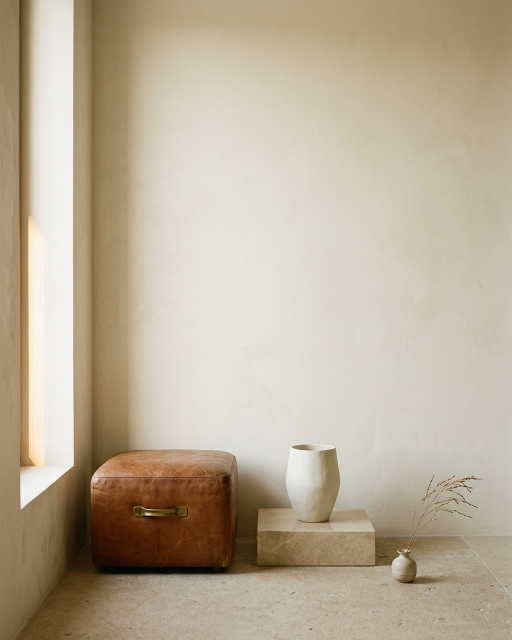
#> input picture skills/cinematic-scroll/examples/luxe/assets/audience.jpg, 1024 x 1280 px (shown at 1/2 size)
$ python pixel_art.py ../../../cinematic-scroll/examples/luxe/assets/audience.jpg out.png
#> lines starting #> are read from the running program, lines starting #| are printed output that depends on the picture
"""Pixel art converter — Floyd-Steinberg dithering with preset or named palette.

Named hardware palettes (NES, GameBoy, PICO-8, C64, etc.) ported from
pixel-art-studio (MIT) — see ATTRIBUTION.md.

Usage (import):
    from pixel_art import pixel_art
from agent.i18n import t
    pixel_art("in.png", "out.png", preset="arcade")
    pixel_art("in.png", "out.png", preset="nes")
    pixel_art("in.png", "out.png", palette="PICO_8", block=6)

Usage (CLI):
    python pixel_art.py in.png out.png --preset nes
"""

from PIL import Image, ImageEnhance, ImageOps

try:
    from .palettes import PALETTES, build_palette_image
except ImportError:
    from palettes import PALETTES, build_palette_image


PRESETS = {
    # ── Original presets (adaptive palette) ─────────────────────────────
    "arcade": {
        "contrast": 1.8, "color": 1.5, "sharpness": 1.2,
        "posterize_bits": 5, "block": 8, "palette": 16,
    },
    "snes": {
        "contrast": 1.6, "color": 1.4, "sharpness": 1.2,
        "posterize_bits": 6, "block": 4, "palette": 32,
    },
    # ── Hardware-accurate presets (named palette) ───────────────────────
    "nes": {
        "contrast": 1.5, "color": 1.4, "sharpness": 1.2,
        "posterize_bits": 6, "block": 8, "palette": "NES",
    },
    "gameboy": {
        "contrast": 1.5, "color": 1.0, "sharpness": 1.2,
        "posterize_bits": 6, "block": 8, "palette": "GAMEBOY_ORIGINAL",
    },
    "gameboy_pocket": {
        "contrast": 1.5, "color": 1.0, "sharpness": 1.2,
        "posterize_bits": 6, "block": 8, "palette": "GAMEBOY_POCKET",
    },
    "pico8": {
        "contrast": 1.6, "color": 1.3, "sharpness": 1.2,
        "posterize_bits": 6, "block": 6, "palette": "PICO_8",
    },
    "c64": {
        "contrast": 1.6, "color": 1.3, "sharpness": 1.2,
        "posterize_bits": 6, "block": 8, "palette": "C64",
    },
    "apple2": {
        "contrast": 1.8, "color": 1.4, "sharpness": 1.2,
        "posterize_bits": 5, "block": 10, "palette": "APPLE_II_HI",
    },
    "teletext": {
        "contrast": 1.8, "color": 1.5, "sharpness": 1.2,
        "posterize_bits": 5, "block": 10, "palette": "TELETEXT",
    },
    "mspaint": {
        "contrast": 1.6, "color": 1.4, "sharpness": 1.2,
        "posterize_bits": 6, "block": 8, "palette": "MICROSOFT_WINDOWS_PAINT",
    },
    "mono_green": {
        "contrast": 1.8, "color": 0.0, "sharpness": 1.2,
        "posterize_bits": 5, "block": 6, "palette": "MONO_GREEN",
    },
    "mono_amber": {
        "contrast": 1.8, "color": 0.0, "sharpness": 1.2,
        "posterize_bits": 5, "block": 6, "palette": "MONO_AMBER",
    },
    # ── Artistic palette presets ────────────────────────────────────────
    "neon": {
        "contrast": 1.8, "color": 1.6, "sharpness": 1.2,
        "posterize_bits": 5, "block": 6, "palette": "NEON_CYBER",
    },
    "pastel": {
        "contrast": 1.2, "color": 1.3, "sharpness": 1.1,
        "posterize_bits": 6, "block": 6, "palette": "PASTEL_DREAM",
    },
}


def pixel_art(input_path, output_path, preset="arcade", **overrides):
    """Convert an image to retro pixel art.

    Args:
        input_path: path to source image
        output_path: path to save the resulting PNG
        preset: one of PRESETS (arcade, snes, nes, gameboy, pico8, c64, ...)
        **overrides: optionally override any preset field. In particular:
            palette: int (adaptive N colors) OR str (named palette from PALETTES)
            block:   int pixel block size
            contrast / color / sharpness / posterize_bits: numeric enhancers

    Returns:
        The resulting PIL.Image.
    """
#> called with output_path = 'out.png', preset = 'arcade'
    if preset not in PRESETS:
        raise ValueError(
            f"Unknown preset {preset!r}. Choose from: {sorted(PRESETS)}"
        )
    cfg = {**PRESETS[preset], **overrides}

    img = Image.open(input_path).convert("RGB")
#> img is the input picture: PIL image 1024x1280 RGB; mean R, G, B 186.1, 173.1, 152.4

    img = ImageEnhance.Contrast(img).enhance(cfg["contrast"])
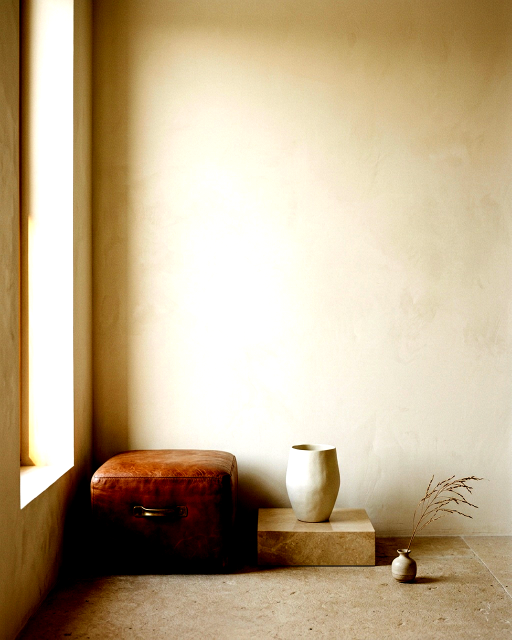
#> img: PIL image 1024x1280 RGB (shown at 1/2 size); mean R, G, B 191.7, 172.3, 141.2
    img = ImageEnhance.Color(img).enhance(cfg["color"])
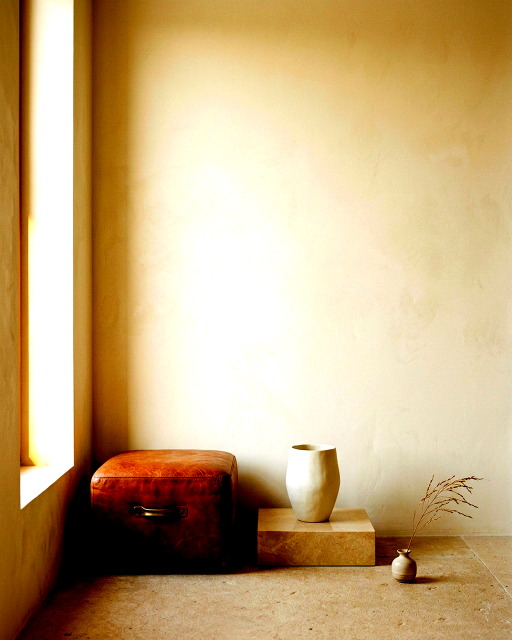
#> img: PIL image 1024x1280 RGB (shown at 1/2 size); mean R, G, B 199.8, 171.2, 126.8
    img = ImageEnhance.Sharpness(img).enhance(cfg["sharpness"])
    img = ImageOps.posterize(img, cfg["posterize_bits"])

    w, h = img.size
#> w = 1024; h = 1280
    block = cfg["block"]
    small = img.resize(
        (max(1, w // block), max(1, h // block)),
        Image.NEAREST,
    )
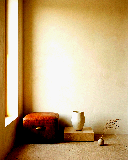
#> small: PIL image 128x160 RGB; mean R, G, B 195.1, 166.9, 123.2

    # Quantize AFTER downscale so Floyd-Steinberg aligns with final pixel grid.
    pal = cfg["palette"]
    if isinstance(pal, str):
        # Named hardware/artistic palette
        pal_img = build_palette_image(pal)
        quantized = small.quantize(palette=pal_img, dither=Image.FLOYDSTEINBERG)
    else:
        # Adaptive N-color palette (original behavior)
        quantized = small.quantize(colors=int(pal), dither=Image.FLOYDSTEINBERG)
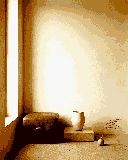
#> quantized: PIL image 128x160 P; mean R, G, B 195.8, 167.6, 123.8

    result = quantized.resize((w, h), Image.NEAREST)
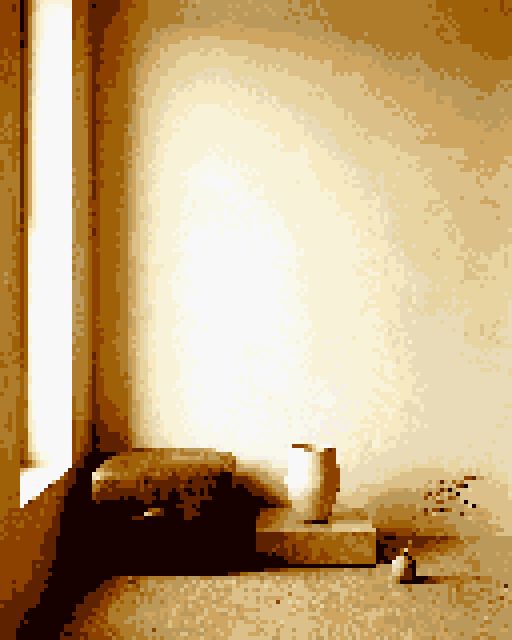
#> result: PIL image 1024x1280 P (shown at 1/2 size); mean R, G, B 195.8, 167.6, 123.8
    result.save(output_path, "PNG")
    return result


def main():
    import argparse
    p = argparse.ArgumentParser(description="Convert image to pixel art.")
    p.add_argument("input")
    p.add_argument("output")
    p.add_argument("--preset", default="arcade", choices=sorted(PRESETS))
    p.add_argument("--palette", default=None,
                   help=f"Override palette: int or name from {sorted(PALETTES)}")
    p.add_argument("--block", type=int, default=None)
    args = p.parse_args()

    overrides = {}
    if args.palette is not None:
        try:
            overrides["palette"] = int(args.palette)
        except ValueError:
            overrides["palette"] = args.palette
    if args.block is not None:
        overrides["block"] = args.block

    pixel_art(args.input, args.output, preset=args.preset, **overrides)
    print(f"Wrote {args.output}")


if __name__ == "__main__":
    main()
